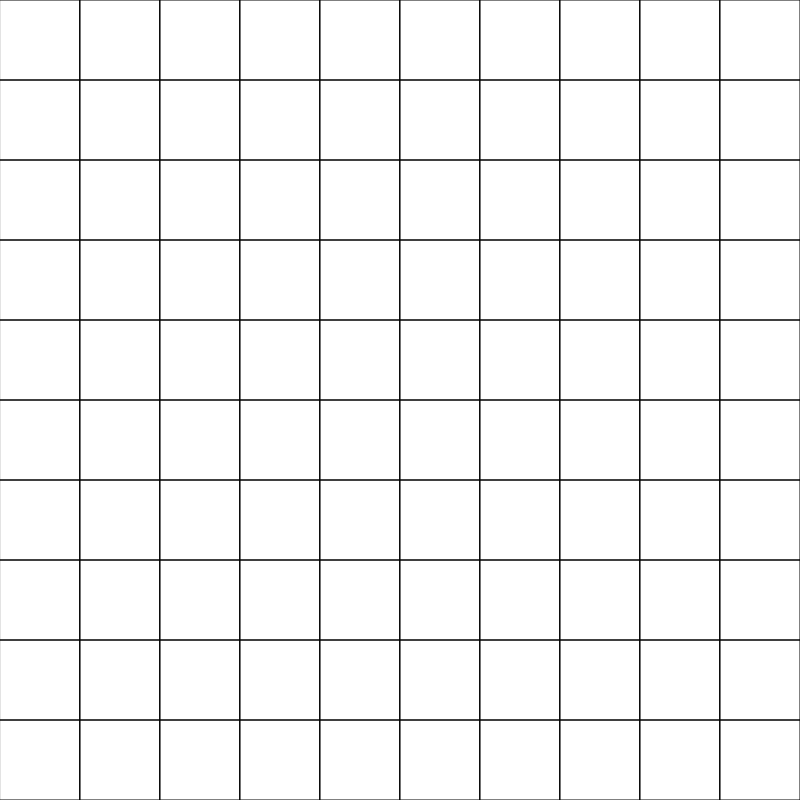
Frame 1 (no input)
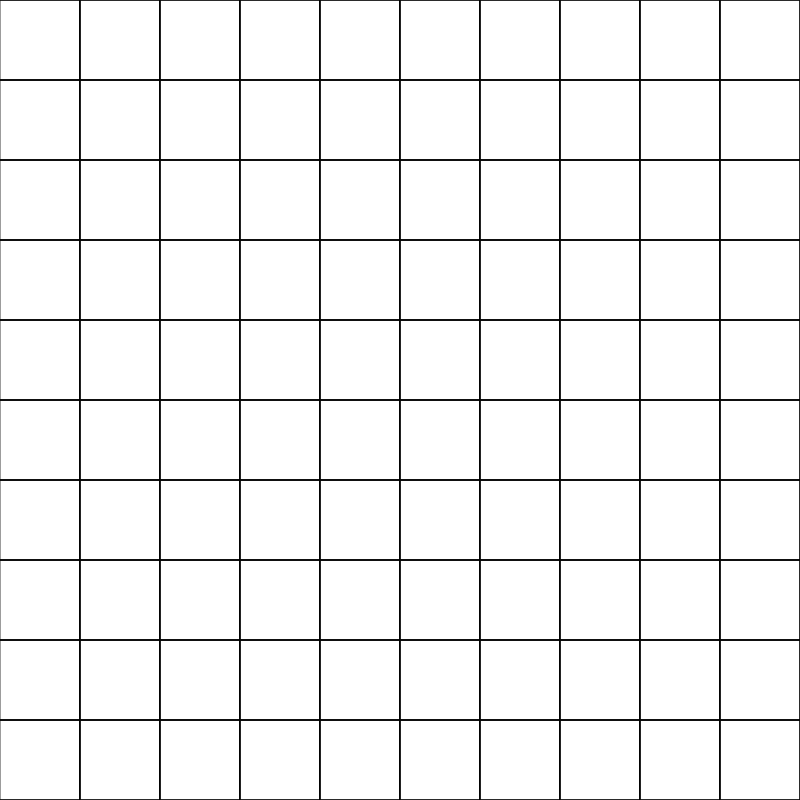
Frame 60 (no input)
Frame 120 (the mouse pressed at the canvas centre since frame 60): identical to frame 60, image omitted

The p5.js sketch that drew these frames (run headless with seeded random() and noise() and a simulated clock; from frame 60 on, the mouse is pressed at the canvas centre):

// p5.js sketch
// ── sketch.js
var cols = 0,
    rows = 0;
var w = 80;

function setup() {
    createCanvas(800, 800);
    background(255);
    strokeWeight(1);
    stroke(0);
    noFill();
    cols = width / w;
    rows = height / w;


}
var a = 0.01;
function draw() {
    background(255,50);

    for(var r = 0; r < rows; r++){
      var y = r * w;
      for(var c = 0; c < cols; c++){
        var x = c *w;
        rect(x,y, w,w);
      }

    }
    a=a+0.01;

}
